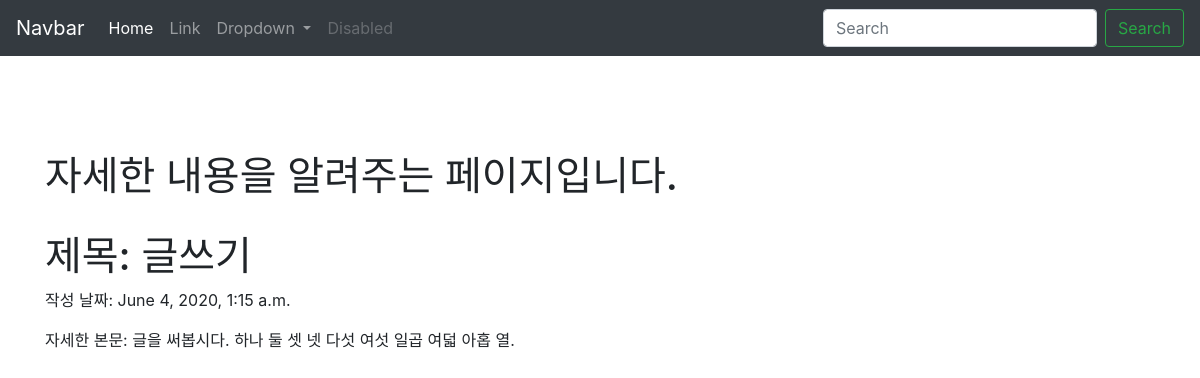
The app's page /blog/4 with its own data.
### blog/models.py (models this page shows, shortened)
class Blog(models.Model):
    title = models.CharField(max_length=200)
    pub_date = models.DateTimeField('data published')
    body = models.TextField()

### blog/views.py (the view)
# urls.py: path('<int:blog_id>', blog.views.detail, name="detail"),
def detail(request, blog_id): #request 이외에 추가적인 정보(몇번 객체)필요.
    blog_detail = get_object_or_404(Blog, pk=blog_id)
    return render(request, 'detail.html', {'blog':blog_detail})

### blog/templates/detail.html (shortened to what this page needs)
<head>
    <link rel="stylesheet" href="https://stackpath.bootstrapcdn.com/bootstrap/4.5.0/css/bootstrap.min.css">
</head>
<body>
    <nav class="navbar navbar-expand-lg navbar-dark bg-dark">
        <a class="navbar-brand" href="#">Navbar</a>
        <div class="collapse navbar-collapse" id="navbarSupportedContent">
          <ul class="navbar-nav mr-auto">
            <li class="nav-item active">
              <a class="nav-link" href="#">Home <span class="sr-only">(current)</span></a>
            </li>
            <li class="nav-item">
              <a class="nav-link" href="#">Link</a>
            </li>
            <li class="nav-item dropdown">
              <a class="nav-link dropdown-toggle" href="#" id="navbarDropdown" role="button" data-toggle="dropdown" aria-haspopup="true" aria-expanded="false">
                Dropdown
              </a>
            </li>
            <li class="nav-item">
              <a class="nav-link disabled" href="#" tabindex="-1" aria-disabled="true">Disabled</a>
            </li>
          </ul>
          <form class="form-inline my-2 my-lg-0">
            <input class="form-control mr-sm-2" type="search" placeholder="Search" aria-label="Search">
            <button class="btn btn-outline-success my-2 my-sm-0" type="submit">Search</button>
          </form>
        </div>
    </nav>
    <br><br>
    <br><br>
    <div class ="container">
        <h1> 자세한 내용을 알려주는 페이지입니다.</h1>
        <br>
        <h1> 제목: {{blog.title}} </h1>
        <p> 작성 날짜: {{blog.pub_date}} </p>
        <p> 자세한 본문: {{blog.body}} </p>
    </div>
</body>

### records on screen
Blog: title "글쓰기", pub_date "June 4, 2020, 1:15 a.m.", body "글을 써봅시다. 하나 둘 셋 넷 다섯 여섯 일곱 여덟 아홉 열."
